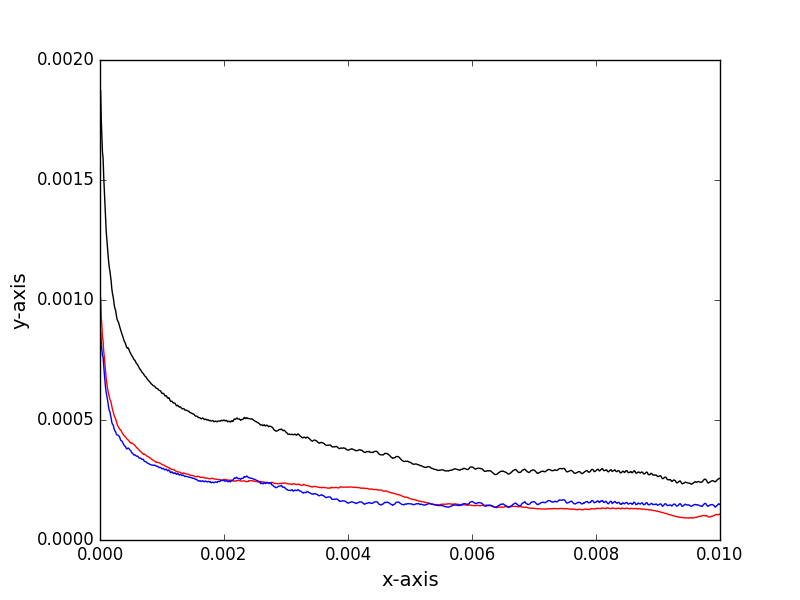

This chart was generated by the following Python code:
import numpy as np
import math
import matplotlib.pyplot as plt
file1='Bubble_Condensation.dat'
a1=np.loadtxt(file1)

xData=a1[:,0]

yData0=a1[:,1]
yData1=a1[:,4]
yData2=a1[:,5]

plt.xlabel('x-axis', size=14)
plt.ylabel('y-axis', size=14)
plt.plot(xData, yData0, color='black', linestyle='-', label='Total')
plt.plot(xData, yData1, color='r', linestyle='-', label='Bottom')
plt.plot(xData, yData2, color='blue', linestyle='-', label='Top')

plt.savefig('plot.png')
plt.show()

